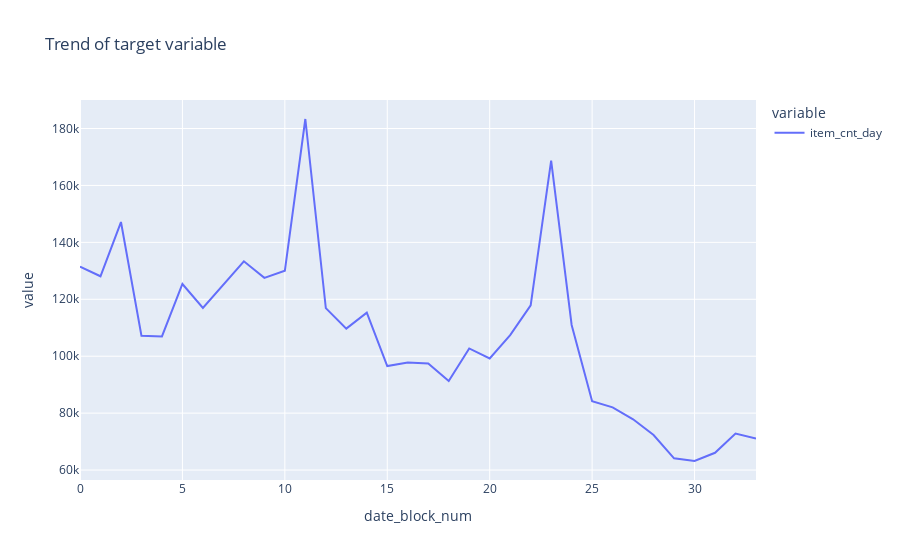

Write notebook code for a chart like this one.
### Code cell
# Visualization of time trend
# Here we see that most of the sales are done at Christmas
train_targets = train.groupby(["date_block_num"])["item_cnt_day"].sum()
fig = px.line(train_targets, title='Trend of target variable')
fig.show()

### Figure 1 — Plotly figure (JSON) as saved in the notebook; plotly's stock layout.template omitted (floating-point values rounded to 4 significant figures)
{"data": [{"hovertemplate": "variable=item_cnt_day<br>date_block_num=%{x}<br>value=%{y}<extra></extra>", "legendgroup": "item_cnt_day", "line": {"color": "#636efa", "dash": "solid"}, "mode": "lines", "name": "item_cnt_day", "orientation": "v", "showlegend": true, "type": "scatter", "x": [0, 1, 2, 3, 4, 5, 6, 7, 8, 9, 10, 11, 12, 13, 14, 15, 16, 17, 18, 19, 20, 21, 22, 23, 24, 25, 26, 27, 28, 29, 30, 31, 32, 33], "xaxis": "x", "y": [131479, 128090, 147142, 107190, 106970, 125381, 116966, 125291, 133332, 127541, 130009, 183342, 116899, 109687, 115297, 96556, 97790, 97429, 91280, 102721, 99208, 107422, 117845, 168755, 110971, 84198, 82014, 77827, 72295, 64114, 63187, 66079, 72843, 71056], "yaxis": "y"}], "layout": {"legend": {"title": {"text": "variable"}, "tracegroupgap": 0}, "title": {"text": "Trend of target variable"}, "xaxis": {"anchor": "y", "domain": [0, 1], "title": {"text": "date_block_num"}}, "yaxis": {"anchor": "x", "domain": [0, 1], "title": {"text": "value"}}}}
